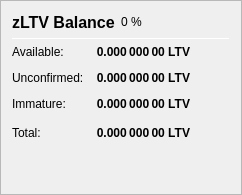
                   <widget class="QFrame" name="frame_ZerocoinBalances">
                    <property name="frameShape">
                     <enum>QFrame::StyledPanel</enum>
                    </property>
                    <property name="frameShadow">
                     <enum>QFrame::Raised</enum>
                    </property>
                    <layout class="QVBoxLayout" name="verticalLayout_7">
                     <item>
                      <layout class="QHBoxLayout" name="horizontalLayout_8" stretch="0,0,0">
                       <item>
                        <widget class="QLabel" name="label_5z_3">
                         <property name="minimumSize">
                          <size>
                           <width>0</width>
                           <height>20</height>
                          </size>
                         </property>
                         <property name="font">
                          <font>
                           <pointsize>12</pointsize>
                           <weight>75</weight>
                           <bold>true</bold>
                          </font>
                         </property>
                         <property name="text">
                          <string>zLTV Balance</string>
                         </property>
                        </widget>
                       </item>
                       <item>
                        <widget class="QLabel" name="labelzLTVPercent">
                         <property name="text">
                          <string notr="true">0 %</string>
                         </property>
                        </widget>
                       </item>
                       <item>
                        <spacer name="horizontalSpacer_11">
                         <property name="orientation">
                          <enum>Qt::Horizontal</enum>
                         </property>
                         <property name="sizeHint" stdset="0">
                          <size>
                           <width>40</width>
                           <height>20</height>
                          </size>
                         </property>
                        </spacer>
                       </item>
                      </layout>
                     </item>
                     <item>
                      <widget class="Line" name="line_ZerocoinBalance">
                       <property name="minimumSize">
                        <size>
                         <width>0</width>
                         <height>1</height>
                        </size>
                       </property>
                       <property name="maximumSize">
                        <size>
                         <width>16777215</width>
                         <height>1</height>
                        </size>
                       </property>
                       <property name="orientation">
                        <enum>Qt::Horizontal</enum>
                       </property>
                      </widget>
                     </item>
                     <item>
                      <layout class="QGridLayout" name="gridLayout_5">
                       <property name="spacing">
                        <number>12</number>
                       </property>
                       <item row="1" column="0">
                        <widget class="QLabel" name="labelzBalanceMatureText">
                         <property name="toolTip">
                          <string>Mature: more than 20 confirmation and more than 1 mint of the same denomination after it was minted.
These zLTV are spendable.</string>
                         </property>
                         <property name="text">
                          <string>Available:</string>
                         </property>
                        </widget>
                       </item>
                       <item row="1" column="1">
                        <widget class="QLabel" name="labelzBalanceMature">
                         <property name="font">
                          <font>
                           <weight>75</weight>
                           <bold>true</bold>
                          </font>
                         </property>
                         <property name="toolTip">
                          <string>Mature: more than 20 confirmation and more than 1 mint of the same denomination after it was minted.
These zLTV are spendable.</string>
                         </property>
                         <property name="text">
                          <string notr="true">0.000 000 00 LTV</string>
                         </property>
                         <property name="alignment">
                          <set>Qt::AlignRight|Qt::AlignTrailing|Qt::AlignVCenter</set>
                         </property>
                        </widget>
                       </item>
                       <item row="2" column="0">
                        <widget class="QLabel" name="labelzBalanceUnconfirmedText">
                         <property name="toolTip">
                          <string>Unconfirmed: less than 20 confirmations
Immature: confirmed, but less than 1 mint of the same denomination after it was minted</string>
                         </property>
                         <property name="text">
                          <string>Unconfirmed:</string>
                         </property>
                        </widget>
                       </item>
                       <item row="2" column="1">
                        <widget class="QLabel" name="labelzBalanceUnconfirmed">
                         <property name="font">
                          <font>
                           <weight>75</weight>
                           <bold>true</bold>
                          </font>
                         </property>
                         <property name="toolTip">
                          <string>Unconfirmed: less than 20 confirmations
Immature: confirmed, but less than 1 mint of the same denomination after it was minted</string>
                         </property>
                         <property name="text">
                          <string notr="true">0.000 000 00 LTV</string>
                         </property>
                         <property name="alignment">
                          <set>Qt::AlignRight|Qt::AlignTrailing|Qt::AlignVCenter</set>
                         </property>
                        </widget>
                       </item>
                       <item row="3" column="0">
                        <widget class="QLabel" name="labelzBalanceImmatureText">
                         <property name="toolTip">
                          <string>Unconfirmed: less than 20 confirmations
Immature: confirmed, but less than 1 mint of the same denomination after it was minted</string>
                         </property>
                         <property name="text">
                          <string>Immature:</string>
                         </property>
                        </widget>
                       </item>
                       <item row="3" column="1">
                        <widget class="QLabel" name="labelzBalanceImmature">
                         <property name="font">
                          <font>
                           <weight>75</weight>
                           <bold>true</bold>
                          </font>
                         </property>
                         <property name="toolTip">
                          <string>Unconfirmed: less than 20 confirmations
Immature: confirmed, but less than 1 mint of the same denomination after it was minted</string>
                         </property>
                         <property name="text">
                          <string notr="true">0.000 000 00 LTV</string>
                         </property>
                         <property name="alignment">
                          <set>Qt::AlignRight|Qt::AlignTrailing|Qt::AlignVCenter</set>
                         </property>
                        </widget>
                       </item>
                       <item row="4" column="0">
                        <widget class="QLabel" name="labelzBalanceText">
                         <property name="toolTip">
                          <string>Your current zLTV balance, unconfirmed and immature zLTV included.</string>
                         </property>
                         <property name="text">
                          <string>Total:</string>
                         </property>
                        </widget>
                       </item>
                       <item row="4" column="1">
                        <widget class="QLabel" name="labelzBalance">
                         <property name="font">
                          <font>
                           <weight>75</weight>
                           <bold>true</bold>
                          </font>
                         </property>
                         <property name="cursor">
                          <cursorShape>IBeamCursor</cursorShape>
                         </property>
                         <property name="toolTip">
                          <string>Your current zLTV balance, unconfirmed and immature zLTV included.</string>
                         </property>
                         <property name="text">
                          <string notr="true">0.000 000 00 LTV</string>
                         </property>
                         <property name="alignment">
                          <set>Qt::AlignRight|Qt::AlignTrailing|Qt::AlignVCenter</set>
                         </property>
                         <property name="textInteractionFlags">
                          <set>Qt::LinksAccessibleByMouse|Qt::TextSelectableByKeyboard|Qt::TextSelectableByMouse</set>
                         </property>
                        </widget>
                       </item>
                       <item row="4" column="2">
                        <spacer name="horizontalSpacer_4">
                         <property name="orientation">
                          <enum>Qt::Horizontal</enum>
                         </property>
                         <property name="sizeHint" stdset="0">
                          <size>
                           <width>40</width>
                           <height>20</height>
                          </size>
                         </property>
                        </spacer>
                       </item>
                      </layout>
                     </item>
                     <item>
                      <spacer name="verticalSpacer_4">
                       <property name="orientation">
                        <enum>Qt::Vertical</enum>
                       </property>
                       <property name="sizeHint" stdset="0">
                        <size>
                         <width>20</width>
                         <height>40</height>
                        </size>
                       </property>
                      </spacer>
                     </item>
                    </layout>
                   </widget>
